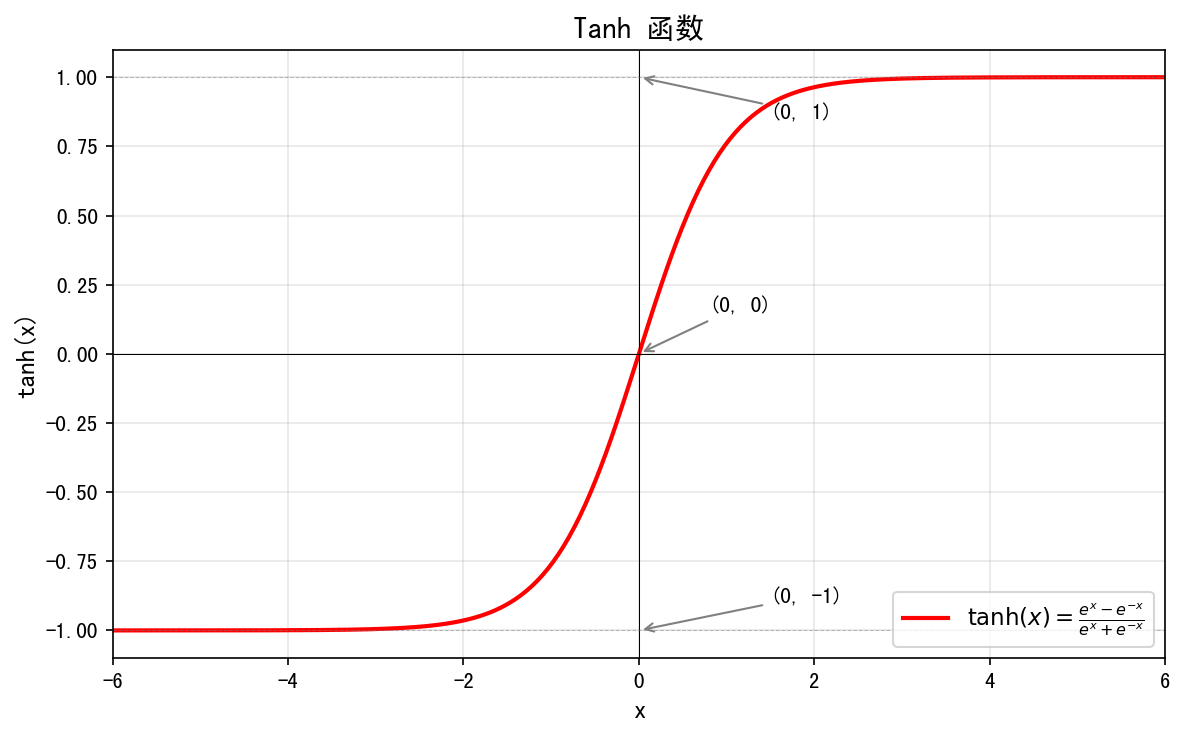

This figure's Python source:
import numpy as np
import matplotlib.pyplot as plt

plt.rcParams['font.sans-serif'] = ['SimHei', 'DejaVu Sans']
plt.rcParams['axes.unicode_minus'] = False

x = np.linspace(-6, 6, 400)
y = np.tanh(x)

fig, ax = plt.subplots(figsize=(8, 5))
ax.plot(x, y, 'r-', linewidth=2, label=r'$\tanh(x) = \frac{e^x-e^{-x}}{e^x+e^{-x}}$')
ax.axhline(y=0, color='k', linewidth=0.5)
ax.axvline(x=0, color='k', linewidth=0.5)
ax.axhline(y=1, color='gray', linestyle='--', linewidth=0.5, alpha=0.5)
ax.axhline(y=-1, color='gray', linestyle='--', linewidth=0.5, alpha=0.5)

# 标注关键点
ax.annotate('(0, 0)', xy=(0, 0), xytext=(0.8, 0.15),
            arrowprops=dict(arrowstyle='->', color='gray'), fontsize=10)
ax.annotate('(0, 1)', xy=(0, 1), xytext=(1.5, 0.85),
            arrowprops=dict(arrowstyle='->', color='gray'), fontsize=10)
ax.annotate('(0, -1)', xy=(0, -1), xytext=(1.5, -0.9),
            arrowprops=dict(arrowstyle='->', color='gray'), fontsize=10)

ax.set_xlim(-6, 6)
ax.set_ylim(-1.1, 1.1)
ax.set_xlabel('x', fontsize=12)
ax.set_ylabel('tanh(x)', fontsize=12)
ax.set_title('Tanh 函数', fontsize=14, fontweight='bold')
ax.legend(loc='lower right', fontsize=11)
ax.grid(True, alpha=0.3)

plt.tight_layout()
plt.savefig('tanh.png', dpi=150, bbox_inches='tight')
print("tanh.png 已保存")
